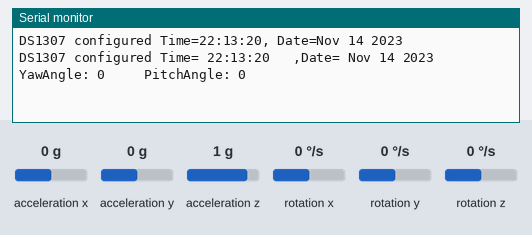
The sketch below on a simulated Arduino Uno, built with avr-gcc and run on an emulated ATmega328P. Parts: the last lines printed to the serial monitor. The inputs (shaded band) are chosen by the test bench; at power-on: acceleration x 0 g, acceleration y 0 g, acceleration z 1 g, rotation z 0 °/s, rotation x 0 °/s, rotation y 0 °/s.

Above: at 4.4 s.
4.5 s: acceleration x set to -1.4 g
At 6.4 s:
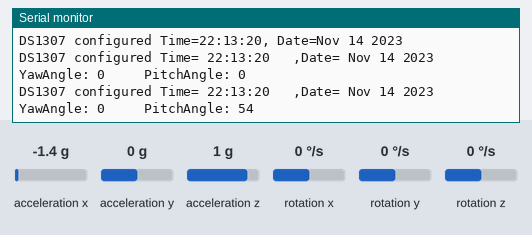
7.2 s: acceleration y set to -1.4 g
At 8.4 s:
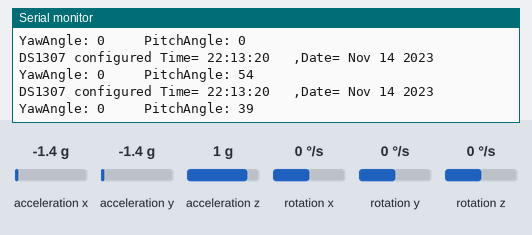
9.9 s: acceleration z set to -1.4 g
At 12.3 s:
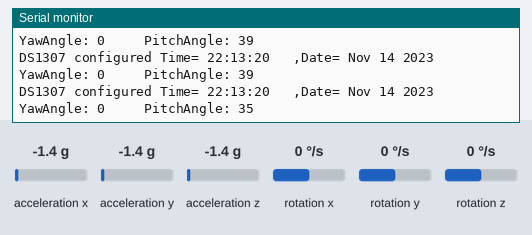
12.6 s: rotation z set to -192 °/s
At 14.4 s:
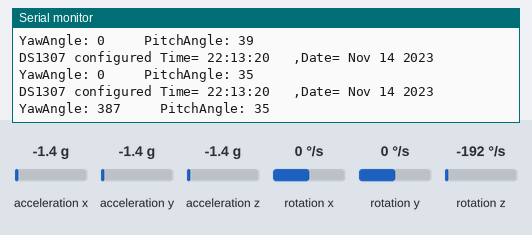
Timing chart, 0 to 15.9 s (numbered marks = the images above; inputs shaded):
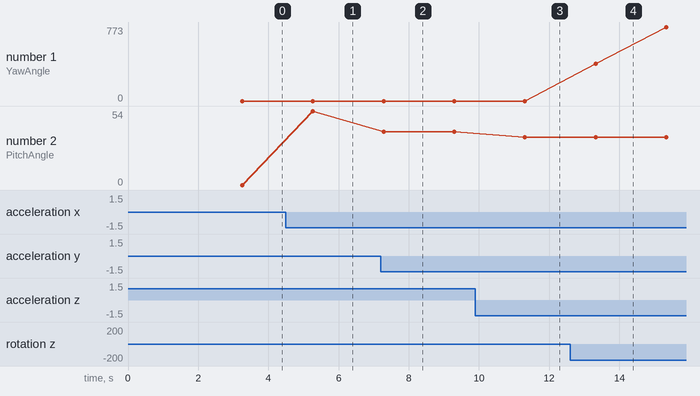

Measured:
- after the input at 4.5 s, the serial monitor: prints a new line after 0.77 s (image 1)
- after the input at 7.2 s, the serial monitor: prints a new line after 0.08 s (image 2)
- after the input at 9.9 s, the serial monitor: prints a new line after 1.4 s (image 3)
- after the input at 12.6 s, the serial monitor: prints a new line after 0.72 s (image 4)
- plotted number 1: 0 → 773 after the input at 12.6 s
- plotted number 2: 0 → 54 after the input at 4.5 s, 54 → 39 after the input at 7.2 s, 39 → 35 after the input at 9.9 s

The sketch:

angleTime_reset.ino
```cpp
#include <MPU6050_tockn.h>
#include <DS1307RTC.h>
#include <Wire.h>

const char *monthName[12] = {
  "Jan", "Feb", "Mar", "Apr", "May", "Jun",
  "Jul", "Aug", "Sep", "Oct", "Nov", "Dec"
};

MPU6050 mpu6050(Wire);
// DS1307RTC rtc;
tmElements_t tm;


void setup() {
  Serial.begin(19200);
  // put your setup code here, to run once:
  Wire.begin();
  mpu6050.begin();
  mpu6050.calcGyroOffsets(true);
  bool parse = false;
  bool config = false;
  // get the date and time the compiler was run
  if (getDate(__DATE__) && getTime(__TIME__)) {
    parse = true;
    // and configure the RTC with this info
    if (RTC.write(tm)) {
      config = true;
    }
  }

  // Serial.begin(9600);
  while (!Serial);  // wait for Arduino Serial Monitor
  delay(200);
  if (parse && config) {
    Serial.print("DS1307 configured Time=");
    Serial.print(__TIME__);
    Serial.print(", Date=");
    Serial.println(__DATE__);
  } else if (parse) {
    Serial.println("DS1307 Communication Error :-{");
    Serial.println("Please check your circuitry");
  } else {
    Serial.print("Could not parse info from the compiler, Time=\"");
    Serial.print(__TIME__);
    Serial.print("\", Date=\"");
    Serial.print(__DATE__);
    Serial.println("\"");
  }
}

void loop() {
  // put your main code here, to run repeatedly:
  mpu6050.update();
  Serial.print("DS1307 configured Time= "+String(__TIME__)+"   ,Date= "+String(__DATE__)) ;
  Serial.println();

  Serial.println("YawAngle: " + String(round(-mpu6050.getAngleZ())) + "     PitchAngle: " + String(round(mpu6050.getAngleY())));
  delay(2000);
}
bool getTime(const char *str)
{
  int Hour, Min, Sec;

  if (sscanf(str, "%d:%d:%d", &Hour, &Min, &Sec) != 3) return false;
  tm.Hour = Hour;
  tm.Minute = Min;
  tm.Second = Sec;
  return true;
}

bool getDate(const char *str)
{
  char Month[12];
  int Day, Year;
  uint8_t monthIndex;

  if (sscanf(str, "%s %d %d", Month, &Day, &Year) != 3) return false;
  for (monthIndex = 0; monthIndex < 12; monthIndex++) {
    if (strcmp(Month, monthName[monthIndex]) == 0) break;
  }
  if (monthIndex >= 12) return false;
  tm.Day = Day;
  tm.Month = monthIndex + 1;
  tm.Year = CalendarYrToTm(Year);
  return true;
}
```
